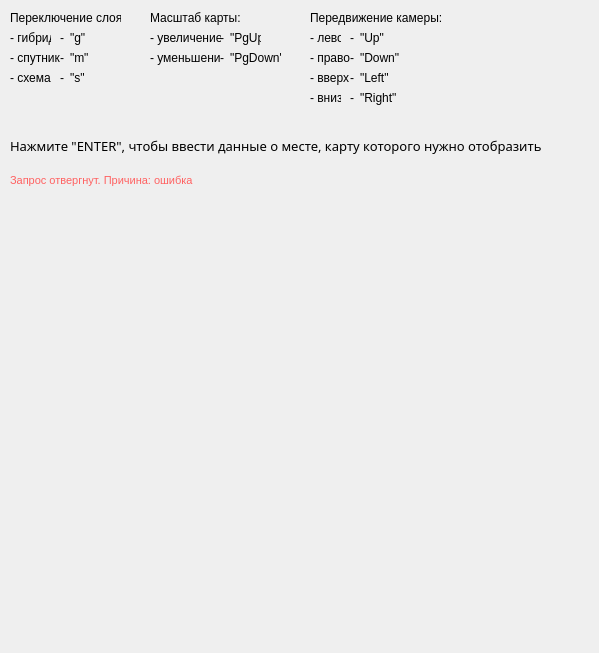
<?xml version="1.0" encoding="UTF-8"?>
<ui version="4.0">
 <class>ya_maps</class>
 <widget class="QWidget" name="ya_maps">
  <property name="geometry">
   <rect>
    <x>0</x>
    <y>0</y>
    <width>599</width>
    <height>653</height>
   </rect>
  </property>
  <property name="windowTitle">
   <string>ya_maps</string>
  </property>
  <widget class="QLabel" name="map">
   <property name="geometry">
    <rect>
     <x>0</x>
     <y>200</y>
     <width>600</width>
     <height>450</height>
    </rect>
   </property>
   <property name="text">
    <string/>
   </property>
  </widget>
  <widget class="QLabel" name="label">
   <property name="geometry">
    <rect>
     <x>10</x>
     <y>10</y>
     <width>111</width>
     <height>16</height>
    </rect>
   </property>
   <property name="text">
    <string>Переключение слоя:</string>
   </property>
  </widget>
  <widget class="QLabel" name="label_2">
   <property name="geometry">
    <rect>
     <x>10</x>
     <y>30</y>
     <width>41</width>
     <height>16</height>
    </rect>
   </property>
   <property name="text">
    <string>- гибрид</string>
   </property>
  </widget>
  <widget class="QLabel" name="label_3">
   <property name="geometry">
    <rect>
     <x>10</x>
     <y>50</y>
     <width>51</width>
     <height>16</height>
    </rect>
   </property>
   <property name="text">
    <string>- спутник</string>
   </property>
  </widget>
  <widget class="QLabel" name="label_4">
   <property name="geometry">
    <rect>
     <x>10</x>
     <y>70</y>
     <width>41</width>
     <height>16</height>
    </rect>
   </property>
   <property name="text">
    <string>- схема</string>
   </property>
  </widget>
  <widget class="QLabel" name="label_5">
   <property name="geometry">
    <rect>
     <x>70</x>
     <y>50</y>
     <width>21</width>
     <height>16</height>
    </rect>
   </property>
   <property name="text">
    <string>&quot;m&quot;</string>
   </property>
  </widget>
  <widget class="QLabel" name="label_6">
   <property name="geometry">
    <rect>
     <x>70</x>
     <y>30</y>
     <width>21</width>
     <height>16</height>
    </rect>
   </property>
   <property name="text">
    <string>&quot;g&quot;</string>
   </property>
  </widget>
  <widget class="QLabel" name="label_7">
   <property name="geometry">
    <rect>
     <x>60</x>
     <y>30</y>
     <width>16</width>
     <height>16</height>
    </rect>
   </property>
   <property name="text">
    <string>-</string>
   </property>
  </widget>
  <widget class="QLabel" name="label_8">
   <property name="geometry">
    <rect>
     <x>70</x>
     <y>70</y>
     <width>16</width>
     <height>16</height>
    </rect>
   </property>
   <property name="text">
    <string>&quot;s&quot;</string>
   </property>
  </widget>
  <widget class="QLabel" name="label_9">
   <property name="geometry">
    <rect>
     <x>60</x>
     <y>50</y>
     <width>16</width>
     <height>16</height>
    </rect>
   </property>
   <property name="text">
    <string>-</string>
   </property>
  </widget>
  <widget class="QLabel" name="label_10">
   <property name="geometry">
    <rect>
     <x>60</x>
     <y>70</y>
     <width>16</width>
     <height>16</height>
    </rect>
   </property>
   <property name="text">
    <string>-</string>
   </property>
  </widget>
  <widget class="QLabel" name="label_11">
   <property name="geometry">
    <rect>
     <x>150</x>
     <y>10</y>
     <width>91</width>
     <height>16</height>
    </rect>
   </property>
   <property name="text">
    <string>Масштаб карты:</string>
   </property>
  </widget>
  <widget class="QLabel" name="label_12">
   <property name="geometry">
    <rect>
     <x>150</x>
     <y>30</y>
     <width>71</width>
     <height>16</height>
    </rect>
   </property>
   <property name="text">
    <string>- увеличение</string>
   </property>
  </widget>
  <widget class="QLabel" name="label_13">
   <property name="geometry">
    <rect>
     <x>220</x>
     <y>30</y>
     <width>16</width>
     <height>16</height>
    </rect>
   </property>
   <property name="text">
    <string>-</string>
   </property>
  </widget>
  <widget class="QLabel" name="label_14">
   <property name="geometry">
    <rect>
     <x>150</x>
     <y>50</y>
     <width>71</width>
     <height>16</height>
    </rect>
   </property>
   <property name="text">
    <string>- уменьшение</string>
   </property>
  </widget>
  <widget class="QLabel" name="label_15">
   <property name="geometry">
    <rect>
     <x>220</x>
     <y>50</y>
     <width>16</width>
     <height>16</height>
    </rect>
   </property>
   <property name="text">
    <string>-</string>
   </property>
  </widget>
  <widget class="QLabel" name="label_16">
   <property name="geometry">
    <rect>
     <x>230</x>
     <y>30</y>
     <width>31</width>
     <height>16</height>
    </rect>
   </property>
   <property name="text">
    <string>&quot;PgUp&quot;</string>
   </property>
  </widget>
  <widget class="QLabel" name="label_17">
   <property name="geometry">
    <rect>
     <x>230</x>
     <y>50</y>
     <width>51</width>
     <height>16</height>
    </rect>
   </property>
   <property name="text">
    <string>&quot;PgDown&quot;</string>
   </property>
  </widget>
  <widget class="QLabel" name="label_18">
   <property name="geometry">
    <rect>
     <x>310</x>
     <y>10</y>
     <width>131</width>
     <height>16</height>
    </rect>
   </property>
   <property name="text">
    <string>Передвижение камеры:</string>
   </property>
  </widget>
  <widget class="QLabel" name="label_19">
   <property name="geometry">
    <rect>
     <x>310</x>
     <y>30</y>
     <width>31</width>
     <height>16</height>
    </rect>
   </property>
   <property name="text">
    <string>- лево</string>
   </property>
  </widget>
  <widget class="QLabel" name="label_20">
   <property name="geometry">
    <rect>
     <x>310</x>
     <y>50</y>
     <width>41</width>
     <height>16</height>
    </rect>
   </property>
   <property name="text">
    <string>- право</string>
   </property>
  </widget>
  <widget class="QLabel" name="label_21">
   <property name="geometry">
    <rect>
     <x>310</x>
     <y>70</y>
     <width>41</width>
     <height>16</height>
    </rect>
   </property>
   <property name="text">
    <string>- вверх</string>
   </property>
  </widget>
  <widget class="QLabel" name="label_22">
   <property name="geometry">
    <rect>
     <x>310</x>
     <y>90</y>
     <width>31</width>
     <height>16</height>
    </rect>
   </property>
   <property name="text">
    <string>- вниз</string>
   </property>
  </widget>
  <widget class="QLabel" name="label_23">
   <property name="geometry">
    <rect>
     <x>350</x>
     <y>50</y>
     <width>16</width>
     <height>16</height>
    </rect>
   </property>
   <property name="text">
    <string>-</string>
   </property>
  </widget>
  <widget class="QLabel" name="label_24">
   <property name="geometry">
    <rect>
     <x>350</x>
     <y>30</y>
     <width>16</width>
     <height>16</height>
    </rect>
   </property>
   <property name="text">
    <string>-</string>
   </property>
  </widget>
  <widget class="QLabel" name="label_25">
   <property name="geometry">
    <rect>
     <x>350</x>
     <y>70</y>
     <width>16</width>
     <height>16</height>
    </rect>
   </property>
   <property name="text">
    <string>-</string>
   </property>
  </widget>
  <widget class="QLabel" name="label_26">
   <property name="geometry">
    <rect>
     <x>350</x>
     <y>90</y>
     <width>16</width>
     <height>16</height>
    </rect>
   </property>
   <property name="text">
    <string>-</string>
   </property>
  </widget>
  <widget class="QLabel" name="label_27">
   <property name="geometry">
    <rect>
     <x>360</x>
     <y>30</y>
     <width>41</width>
     <height>16</height>
    </rect>
   </property>
   <property name="text">
    <string>&quot;Up&quot;</string>
   </property>
  </widget>
  <widget class="QLabel" name="label_28">
   <property name="geometry">
    <rect>
     <x>360</x>
     <y>50</y>
     <width>61</width>
     <height>16</height>
    </rect>
   </property>
   <property name="text">
    <string>&quot;Down&quot;</string>
   </property>
  </widget>
  <widget class="QLabel" name="label_29">
   <property name="geometry">
    <rect>
     <x>360</x>
     <y>70</y>
     <width>51</width>
     <height>16</height>
    </rect>
   </property>
   <property name="text">
    <string>&quot;Left&quot;</string>
   </property>
  </widget>
  <widget class="QLabel" name="label_30">
   <property name="geometry">
    <rect>
     <x>360</x>
     <y>90</y>
     <width>51</width>
     <height>16</height>
    </rect>
   </property>
   <property name="text">
    <string>&quot;Right&quot;</string>
   </property>
  </widget>
  <widget class="QLabel" name="status">
   <property name="geometry">
    <rect>
     <x>10</x>
     <y>160</y>
     <width>581</width>
     <height>41</height>
    </rect>
   </property>
   <property name="font">
    <font>
     <pointsize>8</pointsize>
    </font>
   </property>
   <property name="styleSheet">
    <string notr="true">color: #ff6161;</string>
   </property>
   <property name="text">
    <string>Запрос отвергнут. Причина: ошибка</string>
   </property>
  </widget>
  <widget class="QLabel" name="label_31">
   <property name="geometry">
    <rect>
     <x>10</x>
     <y>130</y>
     <width>581</width>
     <height>31</height>
    </rect>
   </property>
   <property name="font">
    <font>
     <family>Univa Nova Heavy</family>
     <pointsize>10</pointsize>
    </font>
   </property>
   <property name="text">
    <string>Нажмите &quot;ENTER&quot;, чтобы ввести данные о месте, карту которого нужно отобразить</string>
   </property>
  </widget>
 </widget>
 <resources/>
 <connections/>
</ui>
